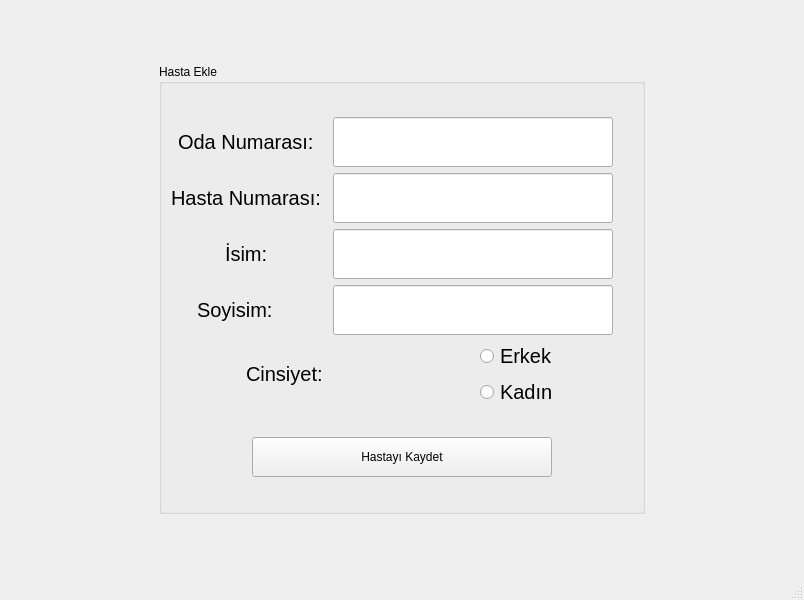
<?xml version="1.0" encoding="UTF-8"?>
<ui version="4.0">
 <class>Register</class>
 <widget class="QMainWindow" name="Register">
  <property name="geometry">
   <rect>
    <x>0</x>
    <y>0</y>
    <width>800</width>
    <height>600</height>
   </rect>
  </property>
  <property name="windowTitle">
   <string>MainWindow</string>
  </property>
  <property name="styleSheet">
   <string notr="true"/>
  </property>
  <widget class="QWidget" name="centralwidget">
   <property name="styleSheet">
    <string notr="true"/>
   </property>
   <layout class="QGridLayout" name="gridLayout_2">
    <item row="0" column="0">
     <layout class="QVBoxLayout" name="verticalLayout_3">
      <property name="leftMargin">
       <number>150</number>
      </property>
      <property name="rightMargin">
       <number>150</number>
      </property>
      <item>
       <widget class="QGroupBox" name="groupBox">
        <property name="sizePolicy">
         <sizepolicy hsizetype="Preferred" vsizetype="Preferred">
          <horstretch>0</horstretch>
          <verstretch>0</verstretch>
         </sizepolicy>
        </property>
        <property name="maximumSize">
         <size>
          <width>800</width>
          <height>450</height>
         </size>
        </property>
        <property name="title">
         <string>Hasta Ekle</string>
        </property>
        <layout class="QVBoxLayout" name="verticalLayout_4">
         <item>
          <layout class="QVBoxLayout" name="verticalLayout">
           <item>
            <layout class="QHBoxLayout" name="horizontalLayout">
             <item alignment="Qt::AlignHCenter">
              <widget class="QLabel" name="label_room_number">
               <property name="font">
                <font>
                 <pointsize>15</pointsize>
                </font>
               </property>
               <property name="text">
                <string>Oda Numarası: </string>
               </property>
              </widget>
             </item>
             <item>
              <widget class="QLineEdit" name="input_room_number">
               <property name="sizePolicy">
                <sizepolicy hsizetype="Preferred" vsizetype="Fixed">
                 <horstretch>0</horstretch>
                 <verstretch>0</verstretch>
                </sizepolicy>
               </property>
               <property name="minimumSize">
                <size>
                 <width>300</width>
                 <height>50</height>
                </size>
               </property>
               <property name="maximumSize">
                <size>
                 <width>1222222</width>
                 <height>16777215</height>
                </size>
               </property>
               <property name="font">
                <font>
                 <pointsize>15</pointsize>
                </font>
               </property>
               <property name="styleSheet">
                <string notr="true">margin-right: 20;
</string>
               </property>
              </widget>
             </item>
            </layout>
           </item>
           <item>
            <layout class="QHBoxLayout" name="horizontalLayout_2">
             <item alignment="Qt::AlignHCenter">
              <widget class="QLabel" name="label_patient_number">
               <property name="font">
                <font>
                 <pointsize>15</pointsize>
                </font>
               </property>
               <property name="text">
                <string>Hasta Numarası: </string>
               </property>
              </widget>
             </item>
             <item>
              <widget class="QLineEdit" name="input_patient_number">
               <property name="sizePolicy">
                <sizepolicy hsizetype="Preferred" vsizetype="Fixed">
                 <horstretch>0</horstretch>
                 <verstretch>0</verstretch>
                </sizepolicy>
               </property>
               <property name="minimumSize">
                <size>
                 <width>300</width>
                 <height>50</height>
                </size>
               </property>
               <property name="maximumSize">
                <size>
                 <width>1222222</width>
                 <height>16777215</height>
                </size>
               </property>
               <property name="font">
                <font>
                 <pointsize>15</pointsize>
                </font>
               </property>
               <property name="styleSheet">
                <string notr="true">margin-right: 20;
</string>
               </property>
              </widget>
             </item>
            </layout>
           </item>
           <item>
            <layout class="QHBoxLayout" name="horizontalLayout_4">
             <item alignment="Qt::AlignHCenter">
              <widget class="QLabel" name="label_name">
               <property name="font">
                <font>
                 <pointsize>15</pointsize>
                </font>
               </property>
               <property name="text">
                <string>İsim: </string>
               </property>
              </widget>
             </item>
             <item>
              <widget class="QLineEdit" name="input_name">
               <property name="sizePolicy">
                <sizepolicy hsizetype="Preferred" vsizetype="Fixed">
                 <horstretch>0</horstretch>
                 <verstretch>0</verstretch>
                </sizepolicy>
               </property>
               <property name="minimumSize">
                <size>
                 <width>300</width>
                 <height>50</height>
                </size>
               </property>
               <property name="maximumSize">
                <size>
                 <width>1222222</width>
                 <height>16777215</height>
                </size>
               </property>
               <property name="font">
                <font>
                 <pointsize>15</pointsize>
                </font>
               </property>
               <property name="styleSheet">
                <string notr="true">margin-right: 20;
</string>
               </property>
              </widget>
             </item>
            </layout>
           </item>
           <item>
            <layout class="QHBoxLayout" name="horizontalLayout_5">
             <item alignment="Qt::AlignHCenter">
              <widget class="QLabel" name="label_surname">
               <property name="font">
                <font>
                 <pointsize>15</pointsize>
                </font>
               </property>
               <property name="text">
                <string>Soyisim:     </string>
               </property>
              </widget>
             </item>
             <item>
              <widget class="QLineEdit" name="input_surname">
               <property name="sizePolicy">
                <sizepolicy hsizetype="Preferred" vsizetype="Fixed">
                 <horstretch>0</horstretch>
                 <verstretch>0</verstretch>
                </sizepolicy>
               </property>
               <property name="minimumSize">
                <size>
                 <width>300</width>
                 <height>50</height>
                </size>
               </property>
               <property name="maximumSize">
                <size>
                 <width>1222222</width>
                 <height>16777215</height>
                </size>
               </property>
               <property name="font">
                <font>
                 <pointsize>15</pointsize>
                </font>
               </property>
               <property name="styleSheet">
                <string notr="true">margin-right: 20;
</string>
               </property>
              </widget>
             </item>
            </layout>
           </item>
           <item>
            <layout class="QHBoxLayout" name="horizontalLayout_3">
             <item alignment="Qt::AlignHCenter">
              <widget class="QLabel" name="label">
               <property name="font">
                <font>
                 <pointsize>15</pointsize>
                </font>
               </property>
               <property name="text">
                <string>Cinsiyet:</string>
               </property>
              </widget>
             </item>
             <item>
              <layout class="QVBoxLayout" name="verticalLayout_2">
               <item alignment="Qt::AlignHCenter">
                <widget class="QRadioButton" name="radioButton">
                 <property name="font">
                  <font>
                   <pointsize>15</pointsize>
                  </font>
                 </property>
                 <property name="text">
                  <string>Erkek</string>
                 </property>
                </widget>
               </item>
               <item alignment="Qt::AlignHCenter">
                <widget class="QRadioButton" name="radioButton_2">
                 <property name="font">
                  <font>
                   <pointsize>15</pointsize>
                  </font>
                 </property>
                 <property name="text">
                  <string>Kadın</string>
                 </property>
                </widget>
               </item>
              </layout>
             </item>
            </layout>
           </item>
          </layout>
         </item>
         <item alignment="Qt::AlignHCenter">
          <widget class="QPushButton" name="pushButton">
           <property name="minimumSize">
            <size>
             <width>300</width>
             <height>40</height>
            </size>
           </property>
           <property name="maximumSize">
            <size>
             <width>500</width>
             <height>16777215</height>
            </size>
           </property>
           <property name="cursor">
            <cursorShape>PointingHandCursor</cursorShape>
           </property>
           <property name="text">
            <string>Hastayı Kaydet</string>
           </property>
          </widget>
         </item>
        </layout>
       </widget>
      </item>
     </layout>
    </item>
   </layout>
  </widget>
  <widget class="QMenuBar" name="menubar">
   <property name="geometry">
    <rect>
     <x>0</x>
     <y>0</y>
     <width>800</width>
     <height>23</height>
    </rect>
   </property>
  </widget>
  <widget class="QStatusBar" name="statusbar"/>
 </widget>
 <resources/>
 <connections/>
</ui>
